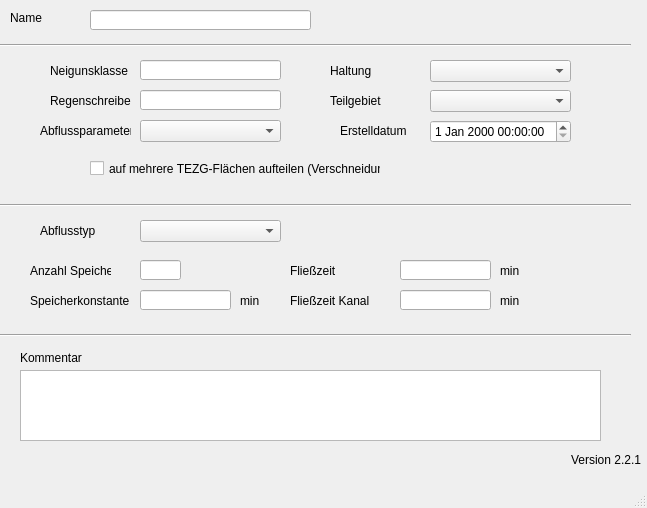
<?xml version="1.0" encoding="UTF-8"?>
<ui version="4.0">
 <class>MainWindow</class>
 <widget class="QMainWindow" name="MainWindow">
  <property name="enabled">
   <bool>true</bool>
  </property>
  <property name="geometry">
   <rect>
    <x>0</x>
    <y>0</y>
    <width>647</width>
    <height>508</height>
   </rect>
  </property>
  <property name="windowTitle">
   <string>MainWindow</string>
  </property>
  <widget class="QWidget" name="centralwidget">
   <widget class="QLabel" name="label_20">
    <property name="geometry">
     <rect>
      <x>330</x>
      <y>60</y>
      <width>91</width>
      <height>21</height>
     </rect>
    </property>
    <property name="text">
     <string>Haltung</string>
    </property>
   </widget>
   <widget class="QLabel" name="label">
    <property name="geometry">
     <rect>
      <x>10</x>
      <y>10</y>
      <width>46</width>
      <height>16</height>
     </rect>
    </property>
    <property name="text">
     <string>Name</string>
    </property>
   </widget>
   <widget class="Line" name="line">
    <property name="geometry">
     <rect>
      <x>0</x>
      <y>30</y>
      <width>631</width>
      <height>31</height>
     </rect>
    </property>
    <property name="orientation">
     <enum>Qt::Horizontal</enum>
    </property>
   </widget>
   <widget class="QLabel" name="label_14">
    <property name="geometry">
     <rect>
      <x>20</x>
      <y>350</y>
      <width>81</width>
      <height>16</height>
     </rect>
    </property>
    <property name="text">
     <string>Kommentar</string>
    </property>
   </widget>
   <widget class="QLabel" name="label_5">
    <property name="geometry">
     <rect>
      <x>50</x>
      <y>90</y>
      <width>81</width>
      <height>21</height>
     </rect>
    </property>
    <property name="text">
     <string>Regenschreiber</string>
    </property>
   </widget>
   <widget class="QLabel" name="label_70">
    <property name="geometry">
     <rect>
      <x>340</x>
      <y>120</y>
      <width>71</width>
      <height>21</height>
     </rect>
    </property>
    <property name="text">
     <string>Erstelldatum</string>
    </property>
   </widget>
   <widget class="Line" name="line_2">
    <property name="geometry">
     <rect>
      <x>0</x>
      <y>320</y>
      <width>631</width>
      <height>31</height>
     </rect>
    </property>
    <property name="orientation">
     <enum>Qt::Horizontal</enum>
    </property>
   </widget>
   <widget class="QLabel" name="label_3">
    <property name="geometry">
     <rect>
      <x>50</x>
      <y>60</y>
      <width>81</width>
      <height>21</height>
     </rect>
    </property>
    <property name="text">
     <string>Neigunsklasse</string>
    </property>
   </widget>
   <widget class="QLabel" name="label_21">
    <property name="geometry">
     <rect>
      <x>40</x>
      <y>120</y>
      <width>91</width>
      <height>21</height>
     </rect>
    </property>
    <property name="text">
     <string>Abflussparameter</string>
    </property>
   </widget>
   <widget class="QLabel" name="label_22">
    <property name="geometry">
     <rect>
      <x>330</x>
      <y>90</y>
      <width>91</width>
      <height>21</height>
     </rect>
    </property>
    <property name="text">
     <string>Teilgebiet</string>
    </property>
   </widget>
   <widget class="QLineEdit" name="flnam">
    <property name="geometry">
     <rect>
      <x>90</x>
      <y>10</y>
      <width>221</width>
      <height>20</height>
     </rect>
    </property>
   </widget>
   <widget class="QLineEdit" name="neigkl">
    <property name="geometry">
     <rect>
      <x>140</x>
      <y>60</y>
      <width>141</width>
      <height>20</height>
     </rect>
    </property>
   </widget>
   <widget class="QLineEdit" name="regenschreiber">
    <property name="geometry">
     <rect>
      <x>140</x>
      <y>90</y>
      <width>141</width>
      <height>20</height>
     </rect>
    </property>
   </widget>
   <widget class="QComboBox" name="haltnam">
    <property name="geometry">
     <rect>
      <x>430</x>
      <y>60</y>
      <width>141</width>
      <height>22</height>
     </rect>
    </property>
   </widget>
   <widget class="QComboBox" name="abflussparameter">
    <property name="geometry">
     <rect>
      <x>140</x>
      <y>120</y>
      <width>141</width>
      <height>22</height>
     </rect>
    </property>
   </widget>
   <widget class="QComboBox" name="teilgebiet">
    <property name="geometry">
     <rect>
      <x>430</x>
      <y>90</y>
      <width>141</width>
      <height>22</height>
     </rect>
    </property>
   </widget>
   <widget class="QTextEdit" name="kommentar">
    <property name="geometry">
     <rect>
      <x>20</x>
      <y>370</y>
      <width>581</width>
      <height>71</height>
     </rect>
    </property>
   </widget>
   <widget class="QComboBox" name="abflusstyp">
    <property name="geometry">
     <rect>
      <x>140</x>
      <y>220</y>
      <width>141</width>
      <height>22</height>
     </rect>
    </property>
   </widget>
   <widget class="QLabel" name="label_23">
    <property name="geometry">
     <rect>
      <x>40</x>
      <y>220</y>
      <width>91</width>
      <height>21</height>
     </rect>
    </property>
    <property name="text">
     <string>Abflusstyp</string>
    </property>
   </widget>
   <widget class="Line" name="line_3">
    <property name="geometry">
     <rect>
      <x>0</x>
      <y>190</y>
      <width>631</width>
      <height>31</height>
     </rect>
    </property>
    <property name="orientation">
     <enum>Qt::Horizontal</enum>
    </property>
   </widget>
   <widget class="QLineEdit" name="speicherzahl">
    <property name="geometry">
     <rect>
      <x>140</x>
      <y>260</y>
      <width>41</width>
      <height>20</height>
     </rect>
    </property>
   </widget>
   <widget class="QLabel" name="label_4">
    <property name="geometry">
     <rect>
      <x>30</x>
      <y>260</y>
      <width>81</width>
      <height>21</height>
     </rect>
    </property>
    <property name="text">
     <string>Anzahl Speicher</string>
    </property>
   </widget>
   <widget class="QLabel" name="label_6">
    <property name="geometry">
     <rect>
      <x>30</x>
      <y>290</y>
      <width>101</width>
      <height>21</height>
     </rect>
    </property>
    <property name="text">
     <string>Speicherkonstante</string>
    </property>
   </widget>
   <widget class="QLineEdit" name="speicherkonst">
    <property name="geometry">
     <rect>
      <x>140</x>
      <y>290</y>
      <width>91</width>
      <height>20</height>
     </rect>
    </property>
   </widget>
   <widget class="QLabel" name="label_7">
    <property name="geometry">
     <rect>
      <x>240</x>
      <y>290</y>
      <width>31</width>
      <height>21</height>
     </rect>
    </property>
    <property name="text">
     <string>min</string>
    </property>
   </widget>
   <widget class="QLabel" name="label_8">
    <property name="geometry">
     <rect>
      <x>290</x>
      <y>260</y>
      <width>81</width>
      <height>21</height>
     </rect>
    </property>
    <property name="text">
     <string>Fließzeit</string>
    </property>
   </widget>
   <widget class="QLineEdit" name="fliesszeit">
    <property name="geometry">
     <rect>
      <x>400</x>
      <y>260</y>
      <width>91</width>
      <height>20</height>
     </rect>
    </property>
   </widget>
   <widget class="QLineEdit" name="fliesszeitkanal">
    <property name="geometry">
     <rect>
      <x>400</x>
      <y>290</y>
      <width>91</width>
      <height>20</height>
     </rect>
    </property>
   </widget>
   <widget class="QLabel" name="label_9">
    <property name="geometry">
     <rect>
      <x>290</x>
      <y>290</y>
      <width>101</width>
      <height>21</height>
     </rect>
    </property>
    <property name="text">
     <string>Fließzeit Kanal</string>
    </property>
   </widget>
   <widget class="QLabel" name="label_10">
    <property name="geometry">
     <rect>
      <x>500</x>
      <y>260</y>
      <width>31</width>
      <height>21</height>
     </rect>
    </property>
    <property name="text">
     <string>min</string>
    </property>
   </widget>
   <widget class="QLabel" name="label_11">
    <property name="geometry">
     <rect>
      <x>500</x>
      <y>290</y>
      <width>31</width>
      <height>21</height>
     </rect>
    </property>
    <property name="text">
     <string>min</string>
    </property>
   </widget>
   <widget class="QgsDateTimeEdit" name="createdat">
    <property name="geometry">
     <rect>
      <x>430</x>
      <y>120</y>
      <width>141</width>
      <height>23</height>
     </rect>
    </property>
   </widget>
   <widget class="QCheckBox" name="aufteilen">
    <property name="geometry">
     <rect>
      <x>90</x>
      <y>160</y>
      <width>291</width>
      <height>17</height>
     </rect>
    </property>
    <property name="text">
     <string>auf mehrere TEZG-Flächen aufteilen (Verschneidung)</string>
    </property>
   </widget>
   <widget class="QLabel" name="lb_version">
    <property name="geometry">
     <rect>
      <x>570</x>
      <y>450</y>
      <width>71</width>
      <height>20</height>
     </rect>
    </property>
    <property name="toolTip">
     <string>Version QKan Import</string>
    </property>
    <property name="text">
     <string>Version 2.2.1</string>
    </property>
    <property name="alignment">
     <set>Qt::AlignRight|Qt::AlignTrailing|Qt::AlignVCenter</set>
    </property>
   </widget>
  </widget>
  <widget class="QMenuBar" name="menubar">
   <property name="geometry">
    <rect>
     <x>0</x>
     <y>0</y>
     <width>647</width>
     <height>21</height>
    </rect>
   </property>
  </widget>
  <widget class="QStatusBar" name="statusbar"/>
 </widget>
 <customwidgets>
  <customwidget>
   <class>QgsDateTimeEdit</class>
   <extends>QDateTimeEdit</extends>
   <header>qgsdatetimeedit.h</header>
  </customwidget>
 </customwidgets>
 <tabstops>
  <tabstop>flnam</tabstop>
  <tabstop>neigkl</tabstop>
  <tabstop>regenschreiber</tabstop>
  <tabstop>abflussparameter</tabstop>
  <tabstop>aufteilen</tabstop>
  <tabstop>abflusstyp</tabstop>
  <tabstop>speicherzahl</tabstop>
  <tabstop>speicherkonst</tabstop>
  <tabstop>kommentar</tabstop>
  <tabstop>haltnam</tabstop>
  <tabstop>teilgebiet</tabstop>
  <tabstop>createdat</tabstop>
  <tabstop>fliesszeit</tabstop>
  <tabstop>fliesszeitkanal</tabstop>
 </tabstops>
 <resources/>
 <connections/>
</ui>
